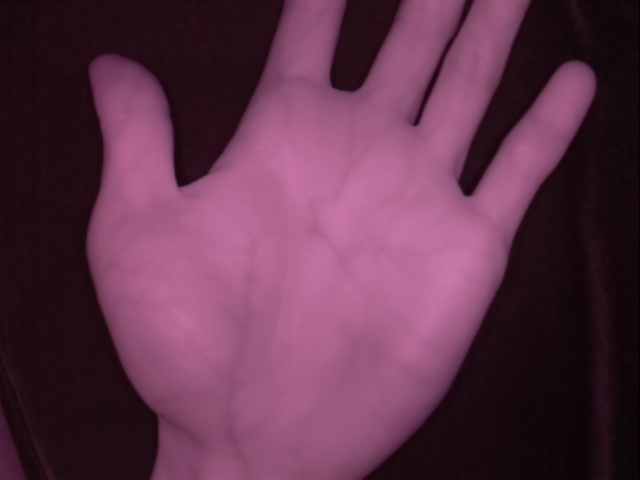
#> input picture image/66.png, 640 x 480 px, found by its file name
$ jupyter execute roi_extraction.ipynb
#> lines starting #> are read from the running program, lines starting #| are printed output that depends on the picture; after the words box and inside, x2 and y2 are one past the last pixel; in counts of white or black regions, pixels touching at a corner belong together
[cell 1]
import cv2
import numpy as np

from scipy.signal import find_peaks
from scipy.spatial import distance

import itertools

import matplotlib.pyplot as plt

[cell 2]
#定義圖像顯示函式
def show(image):
    plt.imshow(image, cmap="gray")
    plt.xticks([])
    plt.yticks([])

[cell 3]
img = cv2.imread("66.png", 0)
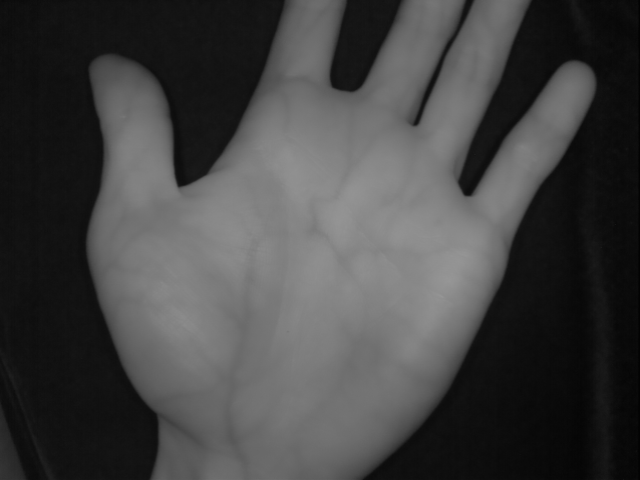
#> img: shape (480, 640); min 3, max 151, mean 67.1

h, w = img.shape

#創建新圖像, 並將原圖放在圖像中央, 以利後續影像處理
img2 = np.zeros((h+160, w+160), np.uint8)
img2[80:-80, 80:-80] = img

#圖像二值化, 結合Otsu決定分割閾值
_, thresh = cv2.threshold(img2, 0, 255, cv2.THRESH_BINARY + cv2.THRESH_OTSU)
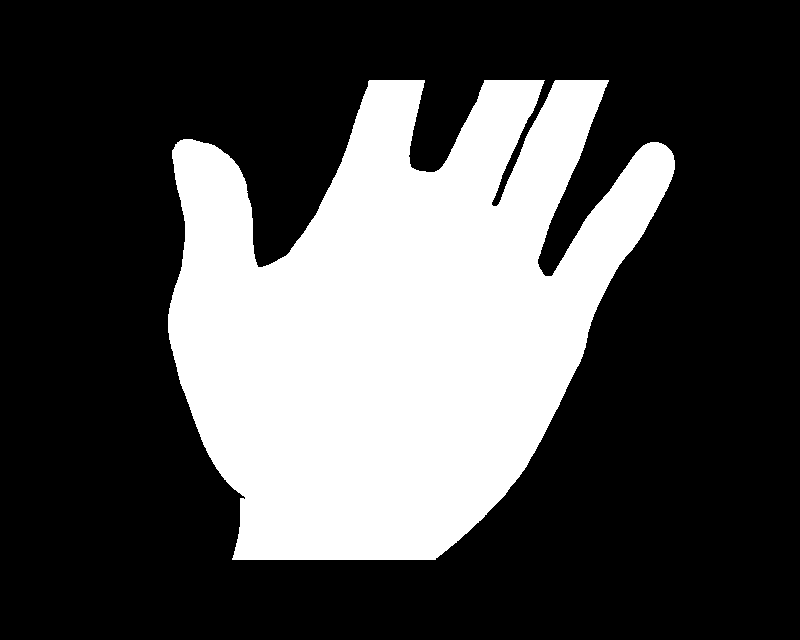
#> thresh: shape (640, 800); 30.6% white; 1 white region

#找到最大輪廓, 並繪製
contours, _ = cv2.findContours(thresh, cv2.RETR_LIST, cv2.CHAIN_APPROX_SIMPLE)
#> contours = 1 contour; box (x1, y1, x2, y2) and area: (168, 80, 675, 560) 155366
max_contour = max(contours, key=cv2.contourArea)
#> max_contour = contour of 1271 points, box (x1, y1, x2, y2) (168, 80, 675, 560), area 155366
canvas = np.zeros_like(thresh)
cv2.drawContours(canvas, [max_contour], -1, (255), thickness=cv2.FILLED)

plt.figure(figsize=(10, 10))
plt.subplot(131)
show(img)
plt.subplot(132)
show(img2)
plt.subplot(133)
show(canvas)
plt.tight_layout()
plt.show()

[cell 4]
#利用空間矩的零階矩與一階矩計算中心的x, y座標
M = cv2.moments(canvas)
#> M = moments, m00 39924840, centre m10/m00, m01/m00 = (396.2, 322.5)
x_c = M["m10"] // M["m00"]
#> x_c = 396
y_c = M["m01"] // M["m00"]
#> y_c = 322

print(x_c, y_c)
#| 396.0 322.0

[cell 5]
#將數學形態學侵蝕的核心定義為十字形來侵蝕圖像
kernel = np.array([[0, 1, 0],
                   [1, 1, 1],
                   [0, 1, 0]]).astype(np.uint8)

#侵蝕
erosion = cv2.erode(canvas, kernel, iterations=1)
#> erosion: shape (640, 800); 30.1% white; 1 white region, box (x1, y1, x2, y2) and area: (169, 81, 674, 559) 154165

#邊界 = 侵蝕前圖像 - 侵蝕後圖像
boundary = canvas - erosion
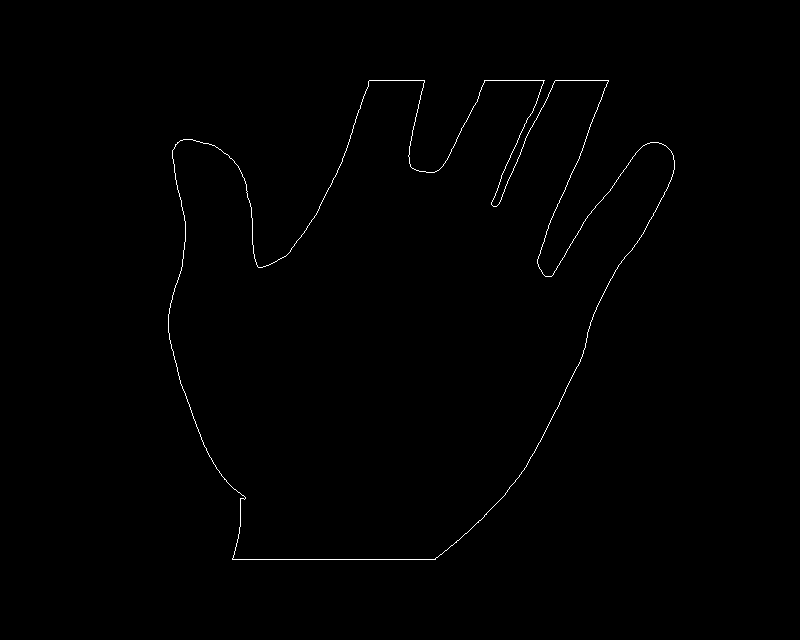
#> boundary: shape (640, 800); 0.47% white in thin lines or dots, all inside (x1, y1, x2, y2) = (168, 80, 675, 560)

plt.figure(figsize=(5, 5))
plt.subplot(121)
show(erosion)
plt.subplot(122)
show(boundary)
plt.tight_layout()
plt.show()

[cell 6]
#繪製手掌輪廓
cnt, _ = cv2.findContours(boundary, cv2.RETR_TREE, cv2.CHAIN_APPROX_NONE)
#> cnt = 2 contours; box (x1, y1, x2, y2) and area: (168, 80, 675, 560) 155366, (168, 80, 675, 560) 155358
img_c = cv2.cvtColor(img2, cv2.COLOR_GRAY2BGR)
cnt = cnt[0]
#> cnt = contour of 2403 points, box (x1, y1, x2, y2) (168, 80, 675, 560), area 155366
img_cnt = cv2.drawContours(img_c, [cnt], 0, (0, 255, 0), 2)

plt.figure(figsize=(5, 5))
plt.subplot(121)
plt.plot(x_c, y_c, "rx", markersize=5) #繪製手掌中心
show(img_cnt)
plt.tight_layout()
plt.show()

[cell 7]
#輪廓點reshape為(-1, 2)矩陣
cnt = cnt.reshape(-1, 2)
#> cnt = 2403 pairs, first value 168 to 674, second value 80 to 559

#計算每個輪廓點到中心點的歐式距離
dist_c = np.sqrt(np.square(cnt-[x_c, y_c]).sum(-1))
#> dist_c = 2403 values, max 323.8 at index 1415, min 127.6 at index 171, mean 224.7

#對距離序列進行快速傅立葉變換
f = np.fft.rfft(dist_c)

#設置截止頻率15
cutoff = 15

#保留低頻部分, 高於截止頻率的分量置0
f_new = np.concatenate([f[:cutoff], 0*f[cutoff:]])

#修改後的傅立葉進行逆變換
dist_c_1 = np.fft.irfft(f_new)
#> dist_c_1 = 2402 values, max 316.8 at index 1410, min 134.7 at index 156, mean 224.8

plt.figure(figsize=(10, 5))
plt.plot(dist_c, label="Original ED function", color="r", linewidth="3", linestyle="--")
plt.plot(dist_c_1, label="Low frequency reconstruction", color="b", linestyle="-")
plt.grid()
plt.legend()
plt.show()

[cell 8]
#尋找手掌峰值, 找谷點
valleys, _ = find_peaks(-dist_c_1)
#> valleys = [156, 506, 663, 951, 1151, 1589, 1956, 2247]

sorted_valleys = sorted(valleys, key=lambda x: cnt[x][0])
#> sorted_valleys = [506, 663, 156, 951, 2247, 1956, 1589, 1151]

#標記谷點, 視覺化
plt.figure(figsize=(10, 5))
plt.grid(True)
plt.plot(dist_c_1, color="black", label="Low frequency reconstruction")
plt.scatter(sorted_valleys, dist_c_1[sorted_valleys], color="blue", s=50, label="Valleys", marker="o")
plt.legend()
plt.show()
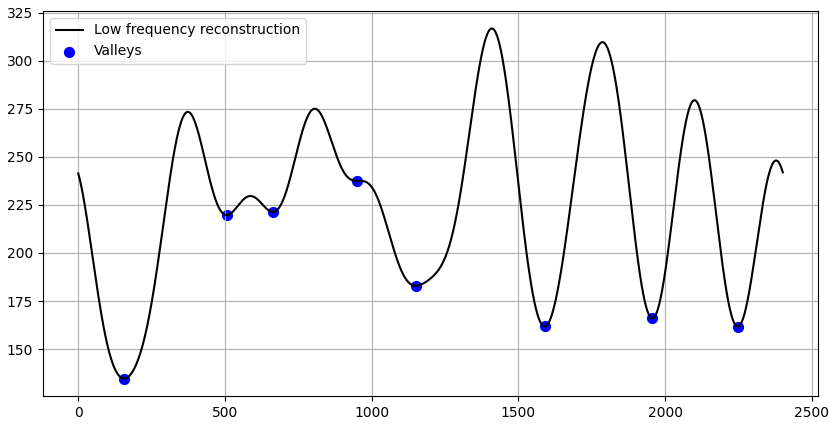
#> figure drawn by matplotlib, 1 panel; curve peaks at x = 1410, y = 316.8

[cell 9]
#走訪所有谷點, 視覺化在圖像上
for valley in valleys:
    point = tuple(cnt[valley])
    cv2.circle(img_cnt, point, radius=5, color=(255, 0, 0), thickness=-1)
#> this loop made 8 passes
#> (valley, point) on passes 1 to 8: (156, (301, 236)), (506, (177, 280)), (663, (201, 437)), (951, (389, 559)), (1151, (553, 415)), (1589, (539, 267)), (1956, (495, 206)), (2247, (425, 171))
#> img_cnt: shape (640, 800, 3); mean B, G, R 39.4, 43.4, 39.1

plt.figure(figsize=(5, 5))
plt.plot(x_c, y_c, "rx", markersize=5)
plt.imshow(cv2.cvtColor(img_cnt, cv2.COLOR_BGR2RGB))
plt.axis("off")
plt.show()
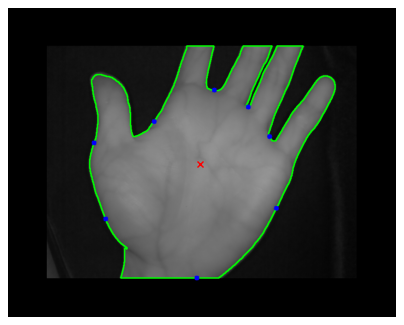
#> figure drawn by matplotlib, 1 panel

[cell 10]
#走訪所有谷點, 標記谷點標號
for i, valley in enumerate(sorted_valleys):
    point = tuple(cnt[valley])
    cv2.circle(img_cnt, point, radius=5, color=(255, 0, 0), thickness=-1)
    label_pos = (point[0], point[1] - 20)
    cv2.putText(img_cnt, f"V{i+1}", label_pos, cv2.FONT_HERSHEY_SIMPLEX, 1, (255, 0, 0), 2)
#> this loop made 8 passes
#> (valley, point, label_pos) on passes 1 to 8: (506, (177, 280), (177, 260)), (663, (201, 437), (201, 417)), (156, (301, 236), (301, 216)), (951, (389, 559), (389, 539)), (2247, (425, 171), (425, 151)), (1956, (495, 206), (495, 186)), (1589, (539, 267), (539, 247)), (1151, (553, 415), (553, 395))
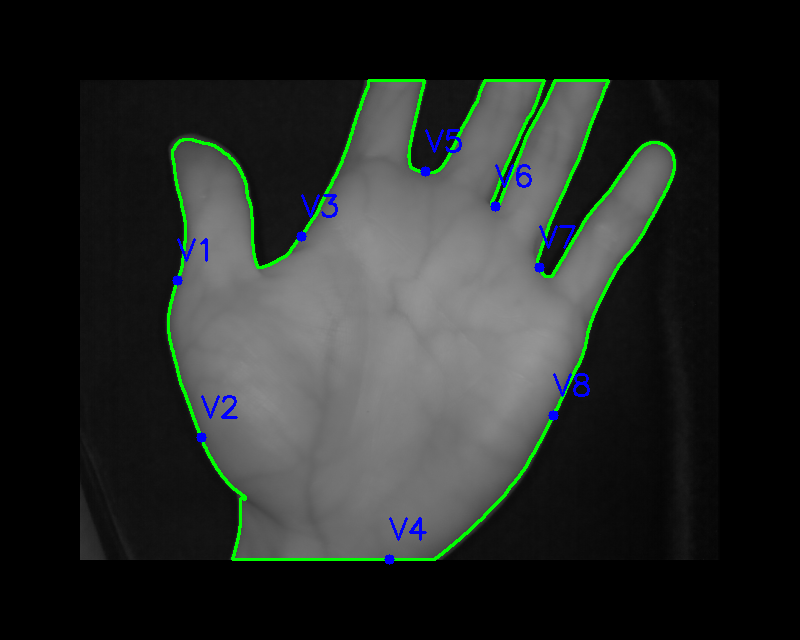
#> img_cnt: shape (640, 800, 3); mean B, G, R 40.2, 43, 38.8
    # print(point)

plt.figure(figsize=(5, 5))
plt.plot(x_c, y_c, "rx", markersize=5)
plt.imshow(cv2.cvtColor(img_cnt, cv2.COLOR_BGR2RGB))
plt.axis("off")
plt.show()

[cell 11]
'''
自定義過濾谷點的函式
1.保留點跟點之間歐式距離大於30的谷點 (有時候會有雜訊, 點跟點之間會非常近, 為了避免誤判就過濾掉距離太近的點)
2.刪除最左最右谷點 (最左及最右點有時會跟感興趣的三谷點很近, 這樣會影響後續的ROI提取, 所以刪除最左及最右點)
'''

def filter_points(points, delete_first_last=False):
    filter_points = []
    pre_point = None
    for point in points:
        if pre_point is not None:
            if distance.euclidean(point, pre_point) >= 30:
                filter_points.append(point)
        else:
            filter_points.append(point)
        pre_point = point

    if delete_first_last and len(filter_points) >= 2:
        return filter_points[1:-1]
    else:
        return filter_points

valley_points = [tuple(cnt[valley]) for valley in sorted_valleys]
#> valley_points = [(177, 280), (201, 437), (301, 236), (389, 559), (425, 171), (495, 206), (539, 267), (553, 415)]
print("原始谷點:", valley_points)
#| 原始谷點: [(177, 280), (201, 437), (301, 236), (389, 559), (425, 171), (495, 206), (539, 267), (553, 415)]

filter_valley_points = filter_points(valley_points)
#> the loop in filter_points, `for point in points:` made 8 passes
#> after the loop in filter_points, `for point in points:`: filter_points has the same summary as valley_points outside filter_points
#> filter_valley_points has the same summary as valley_points
print("\n過濾後谷點:", filter_valley_points)
#| 過濾後谷點: [(177, 280), (201, 437), (301, 236), (389, 559), (425, 171), (495, 206), (539, 267), (553, 415)]

filter2_valley_points = filter_points(valley_points, delete_first_last=True)
#> the loop in filter_points (call 2), `for point in points:` made 8 passes
#> filter2_valley_points = [(201, 437), (301, 236), (389, 559), (425, 171), (495, 206), (539, 267)]
print("\n刪除最左及最右谷點:", filter2_valley_points)
#| 刪除最左及最右谷點: [(201, 437), (301, 236), (389, 559), (425, 171), (495, 206), (539, 267)]

def total_distance(points):
    return sum(distance.euclidean(points[i], points[i+1]) for i in range(len(points) - 1))

combinations = list(itertools.combinations(filter2_valley_points, 3))
#> combinations = 20 items

min_combination = min(combinations, key=total_distance)
#> min_combination = ((425, 171), (495, 206), (539, 267))

#找到距離最近的三谷點, 並連線, 以利後續提取ROI
for i in range(3):
    if i == 2:
        start_point = min_combination[i]
        end_point = min_combination[(i+1) % 3]
        cv2.line(img_cnt, start_point, end_point, (0, 0, 255), 2)
        print("\n起點:", start_point, "終點:", end_point)
#> this loop made 3 passes
#> (start_point, end_point) on pass 3: ((539, 267), (425, 171))
#> (printed output is left out)
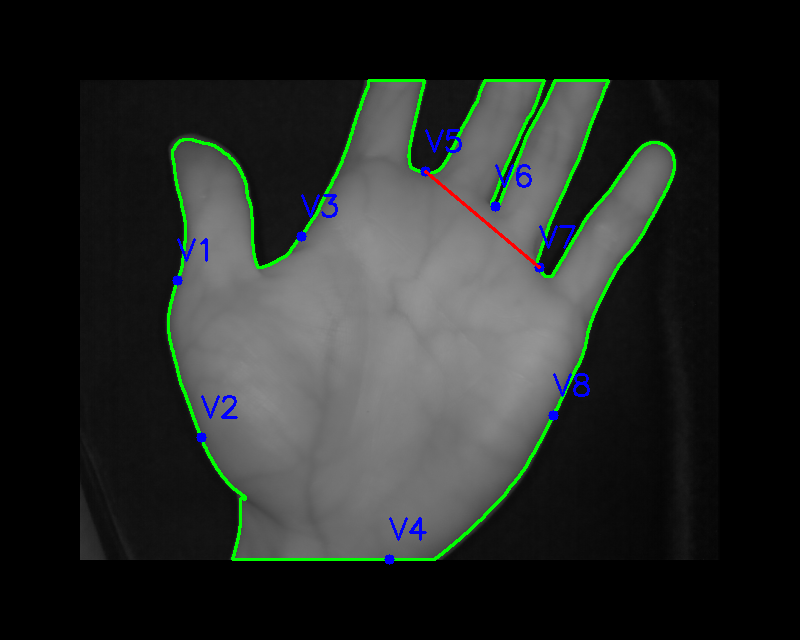
#> img_cnt: shape (640, 800, 3); 0.1% of pixels changed, all inside (x1, y1, x2, y2) = (424, 170, 541, 269)

plt.figure(figsize=(5, 5))
plt.plot(x_c, y_c, "rx", markersize=5)
plt.imshow(cv2.cvtColor(img_cnt, cv2.COLOR_BGR2RGB))
plt.axis("off")
plt.show()

[cell 12]
#定義ROI的起點終點
p2, p1 = start_point, end_point
#> p2 = (539, 267); p1 = (425, 171)
print("P1:", p1, "P2:", p2)
#| P1: (425, 171) P2: (539, 267)

plt.figure(figsize=(10, 5))
plt.subplot(131)
plt.plot(p1[0], p1[1], "rx")
plt.plot(p2[0], p2[1], "bx")
plt.text(p1[0] -20, p1[1] - 30, "P1", color="red", fontsize=12)
plt.text(p2[0] -20, p2[1] - 30, "P2", color="blue", fontsize=12)
show(img2)

#旋轉 P1到P2這條線與水平線的夾角
plt.subplot(132)
p1 = np.array(p1)
#> p1 = [425, 171]
p2 = np.array(p2)
#> p2 = [539, 267]
theta = np.arctan2((p2-p1)[1], (p2-p1)[0]) *180 /np.pi
#> theta = 40.1
print("旋轉 {:.04f}\u00b0".format(theta),"度")
#| 旋轉 40.1009° 度
R = cv2.getRotationMatrix2D((int(p2[0]), int(p2[1])), theta, 1)
#> R = [[0.765, 0.644, -45.27], [-0.644, 0.765, 410]]
img_r = cv2.warpAffine(img2 , R, (w, h+160))
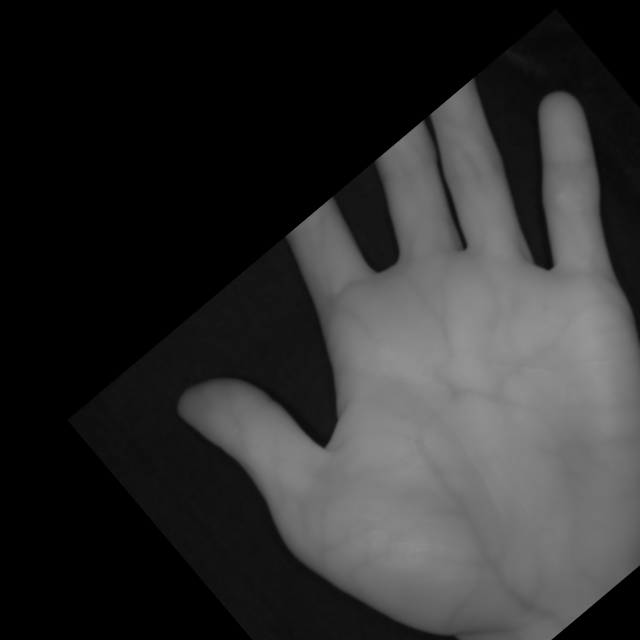
#> img_r: shape (640, 640); min 0, max 151, mean 46.7
p1 = (R[:, :2] @ p1 + R[:, -1]).astype(np.int64)
#> p1 = [389, 267]
p2 = (R[:, :2] @ p2 + R[:, -1]).astype(np.int64)
print("選轉後的P1, P2座標, P1:", p1, "P2:", p2)
#| 選轉後的P1, P2座標, P1: [389 267] P2: [539 267]
plt.plot(p1[0], p1[1], "rx")
plt.plot(p2[0], p2[1], "bx")
plt.text(p1[0] -20, p1[1] - 30, "P1", color="red", fontsize=12)
plt.text(p2[0] -20, p2[1] - 30, "P2", color="blue", fontsize=12)
show(img_r)

#計算ROI上下左右座標
ux = p1[0]
#> ux = 389
uy = p1[1] + (p2-p1)[0] // 3
#> uy = 317
lx = p2[0]
#> lx = 539
ly = p2[1] + 4 * (p2-p1)[0] // 3
#> ly = 467
print("方形四點座標, ux:", ux, "uy:", uy,"lx:", lx,"ly:", ly)
#| 方形四點座標, ux: 389 uy: 317 lx: 539 ly: 467
img_c = cv2.cvtColor(img_r, cv2.COLOR_GRAY2BGR)
#> img_c: shape (640, 640, 3)
cv2.rectangle(img_c, (lx, ly), (ux, uy), (0, 255, 0), 3)
#> img_c: shape (640, 640, 3); mean B, G, R 45.8, 47.6, 45.8
cv2.imwrite("palm_ROI.png", img_c)

plt.subplot(133)
show(img_c)
plt.tight_layout()
plt.show()
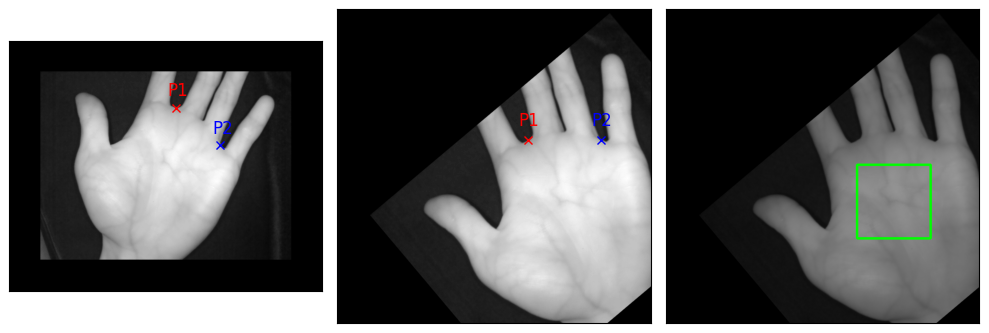
#> figure drawn by matplotlib, 3 panels

[cell 13]
#裁減ROI並resize
roi = img_r[uy:ly, ux:lx]
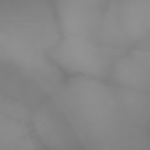
#> roi: shape (150, 150); min 121, max 148, mean 135.3
roi = cv2.resize(roi, (256, 256))
#> roi: shape (256, 256)

cv2.imwrite("ROI.png", roi)

plt.figure(figsize=(5, 5))
show(roi)

$ run again, with image/10.png copied over image/66.png
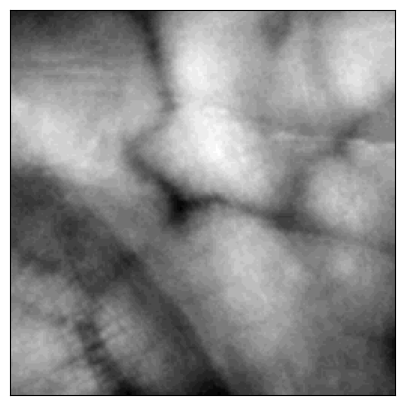
#> input picture image/10.png, 404 x 405 px, found by its file name
#> img is the input picture: shape (405, 404); min 0, max 255, mean 143.4
#> `_, thresh = cv2.threshold(img2, 0, 255, cv2.THRESH_BINARY + cv2.THRESH..`:
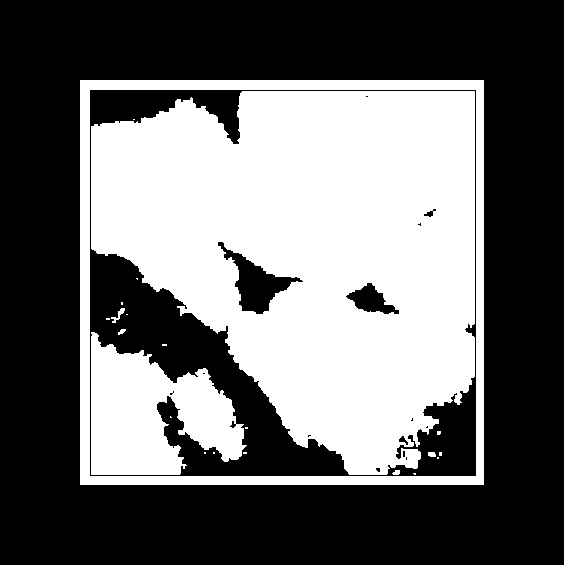
#> thresh: shape (565, 564); 41.6% white; 22 white regions (15 under 20 px)
#> contours = 40 contours, 28 with area under 20; largest, box (x1, y1, x2, y2) and area: (80, 80, 484, 485) 162812, (89, 89, 477, 477) 149767, (91, 91, 475, 475) 106035, (91, 332, 247, 475) 13336, (217, 241, 304, 315) 2157
#> max_contour = [[80, 80], [80, 484], [483, 484], [483, 80]]
#> canvas: shape (565, 564); 51.3% white; 1 black region, box (x1, y1, x2, y2) and area: (0, 0, 564, 565) 155040
#> M = moments, m00 41723100, centre m10/m00, m01/m00 = (281.5, 282)
#> x_c = 281
#> y_c = 282
#| 281.0 282.0
#> erosion: shape (565, 564); 50.8% white; 1 black region, box (x1, y1, x2, y2) and area: (0, 0, 564, 565) 156654
#> boundary: shape (565, 564); 0.51% white in thin lines or dots, all inside (x1, y1, x2, y2) = (80, 80, 484, 485)
#> `cnt, _ = cv2.findContours(boundary, cv2.RETR_TREE, cv2.CHAIN_APPROX_NO..`: cnt = 2 contours; box (x1, y1, x2, y2) and area: (80, 80, 484, 485) 162812, (80, 80, 484, 485) 162810
#> `cnt = cnt[0]`: cnt = contour of 1614 points, box (x1, y1, x2, y2) (80, 80, 484, 485), area 162812
#> `cnt = cnt.reshape(-1, 2)`: cnt = 1614 pairs, first value 80 to 483, second value 80 to 484
#> dist_c = 1614 values, max 285.7 at index 807, min 201 at index 202, mean 231.6
#> dist_c_1 = 1614 values, max 277.5 at index 1211, min 199.9 at index 202, mean 231.6
#> valleys = [202, 605, 1009, 1413]
#> sorted_valleys = [202, 605, 1413, 1009]
#> the loop `for valley in valleys:` made 4 passes
#> (valley, point) on passes 1 to 4: (202, (80, 282)), (605, (281, 484)), (1009, (483, 282)), (1413, (281, 80))
#> the loop `for i, valley in enumerate(sorted_valleys):` made 4 passes
#> (valley, point, label_pos) on passes 1 to 4: (202, (80, 282), (80, 262)), (605, (281, 484), (281, 464)), (1413, (281, 80), (281, 60)), (1009, (483, 282), (483, 262))
#> after the loop `for i, valley in enumerate(sorted_valleys):`:
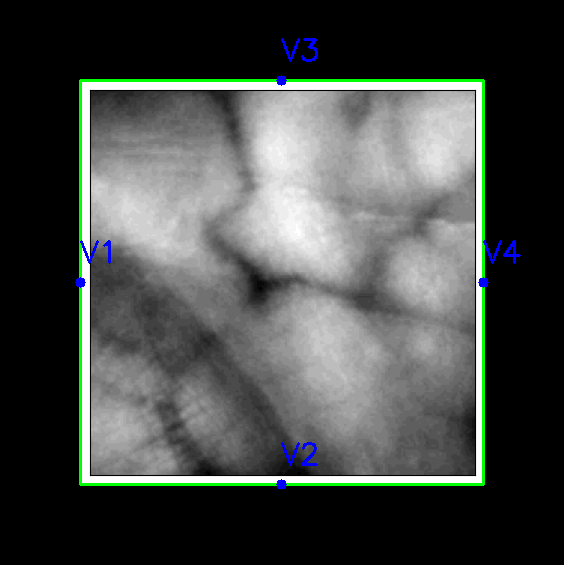
#> img_cnt: shape (565, 564, 3); mean B, G, R 71.9, 74.6, 70.8
#> valley_points = [(80, 282), (281, 484), (281, 80), (483, 282)]
#| 原始谷點: [(80, 282), (281, 484), (281, 80), (483, 282)]
#> the loop in filter_points, `for point in points:` made 4 passes
#| 過濾後谷點: [(80, 282), (281, 484), (281, 80), (483, 282)]
#> the loop in filter_points (call 2), `for point in points:` made 4 passes
#> filter2_valley_points = [(281, 484), (281, 80)]
#| 刪除最左及最右谷點: [(281, 484), (281, 80)]
#> combinations = []
